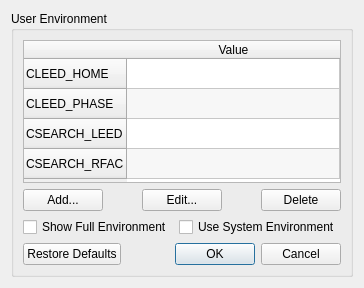
<?xml version="1.0" encoding="UTF-8"?>
<ui version="4.0">
 <class>EnvironmentDialog</class>
 <widget class="QWidget" name="EnvironmentDialog">
  <property name="geometry">
   <rect>
    <x>0</x>
    <y>0</y>
    <width>327</width>
    <height>288</height>
   </rect>
  </property>
  <property name="windowTitle">
   <string>CLEED Environment</string>
  </property>
  <property name="windowIcon">
   <iconset resource="res/res.qrc">
    <normaloff>:/equalizer_32x32.png</normaloff>:/equalizer_32x32.png</iconset>
  </property>
  <layout class="QVBoxLayout" name="verticalLayout_3">
   <item>
    <layout class="QVBoxLayout" name="verticalLayout_2">
     <item>
      <widget class="QGroupBox" name="groupBox">
       <property name="title">
        <string>User Environment</string>
       </property>
       <layout class="QVBoxLayout" name="verticalLayout">
        <item>
         <widget class="QTableWidget" name="tableWidget">
          <property name="alternatingRowColors">
           <bool>true</bool>
          </property>
          <property name="selectionBehavior">
           <enum>QAbstractItemView::SelectItems</enum>
          </property>
          <attribute name="horizontalHeaderStretchLastSection">
           <bool>true</bool>
          </attribute>
          <row>
           <property name="text">
            <string extracomment="Path to CLEED root directory">CLEED_HOME</string>
           </property>
          </row>
          <row>
           <property name="text">
            <string extracomment="Specifies directory containing phase shifts library">CLEED_PHASE</string>
           </property>
          </row>
          <row>
           <property name="text">
            <string extracomment="Specifies path to LEED program">CSEARCH_LEED</string>
           </property>
          </row>
          <row>
           <property name="text">
            <string extracomment="Specifies path to R-Factor program">CSEARCH_RFAC</string>
           </property>
          </row>
          <column>
           <property name="text">
            <string>Value</string>
           </property>
          </column>
          <item row="0" column="0">
           <property name="text">
            <string/>
           </property>
          </item>
          <item row="1" column="0">
           <property name="text">
            <string/>
           </property>
          </item>
         </widget>
        </item>
        <item>
         <layout class="QHBoxLayout" name="horizontalLayout_2">
          <item>
           <widget class="QPushButton" name="addVariableButton">
            <property name="text">
             <string>Add...</string>
            </property>
            <property name="icon">
             <iconset resource="res/res.qrc">
              <normaloff>:/plus.svg</normaloff>:/plus.svg</iconset>
            </property>
           </widget>
          </item>
          <item>
           <spacer name="horizontalSpacer_3">
            <property name="orientation">
             <enum>Qt::Horizontal</enum>
            </property>
            <property name="sizeHint" stdset="0">
             <size>
              <width>40</width>
              <height>20</height>
             </size>
            </property>
           </spacer>
          </item>
          <item>
           <widget class="QPushButton" name="editVariableButton">
            <property name="text">
             <string>Edit...</string>
            </property>
           </widget>
          </item>
          <item>
           <spacer name="horizontalSpacer_2">
            <property name="orientation">
             <enum>Qt::Horizontal</enum>
            </property>
            <property name="sizeHint" stdset="0">
             <size>
              <width>40</width>
              <height>20</height>
             </size>
            </property>
           </spacer>
          </item>
          <item>
           <widget class="QPushButton" name="deleteVariableButton">
            <property name="text">
             <string>Delete</string>
            </property>
            <property name="icon">
             <iconset resource="res/res.qrc">
              <normaloff>:/x.svg</normaloff>:/x.svg</iconset>
            </property>
           </widget>
          </item>
         </layout>
        </item>
        <item>
         <layout class="QHBoxLayout" name="horizontalLayout">
          <item>
           <widget class="QCheckBox" name="showFullEnvironmentCheckBox">
            <property name="text">
             <string>Show Full Environment</string>
            </property>
           </widget>
          </item>
          <item>
           <spacer name="horizontalSpacer">
            <property name="orientation">
             <enum>Qt::Horizontal</enum>
            </property>
            <property name="sizeHint" stdset="0">
             <size>
              <width>40</width>
              <height>20</height>
             </size>
            </property>
           </spacer>
          </item>
          <item>
           <widget class="QCheckBox" name="systemEnvironmentCheckBox">
            <property name="text">
             <string>Use System Environment</string>
            </property>
           </widget>
          </item>
         </layout>
        </item>
        <item>
         <widget class="QDialogButtonBox" name="buttonBox">
          <property name="standardButtons">
           <set>QDialogButtonBox::Cancel|QDialogButtonBox::Ok|QDialogButtonBox::RestoreDefaults</set>
          </property>
          <property name="centerButtons">
           <bool>false</bool>
          </property>
         </widget>
        </item>
       </layout>
      </widget>
     </item>
    </layout>
   </item>
  </layout>
 </widget>
 <resources>
  <include location="res/res.qrc"/>
 </resources>
 <connections/>
</ui>
